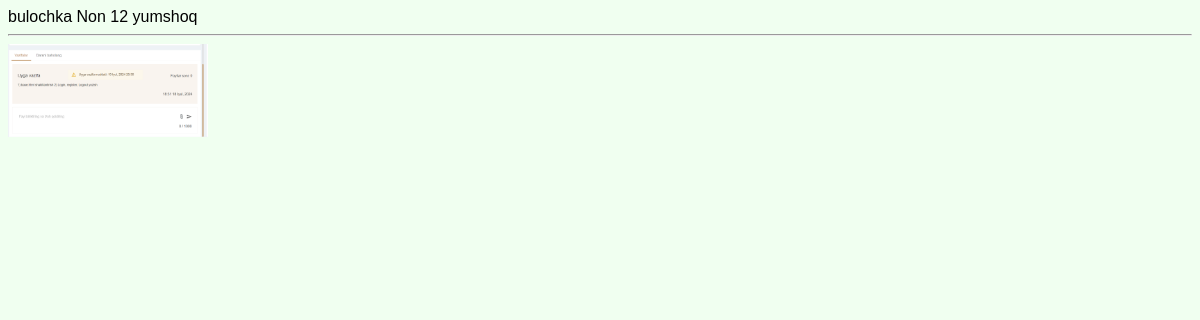
Screenshot of /main/back-office/product/detail/9/ with the database file from the repository.
### Goods/models.py (models this page shows, shortened)
class Product(models.Model):
    name:str = models.CharField(max_length=255)
    quantity:int = models.PositiveIntegerField(default=1)
    price:float = models.DecimalField(max_digits=8, decimal_places=2)
    category:Category = models.ForeignKey(Category, on_delete=models.CASCADE)
    description:str = models.TextField()

class Category(models.Model):
    name = models.CharField(max_length=255)
    generate_code = models.CharField(max_length=255, blank=True, unique=True)
    is_active = models.BooleanField(default=True)

class ProductImg(models.Model):
    product = models.ForeignKey(Product, on_delete=models.CASCADE)
    img = models.ImageField(upload_to='product-img')
    def __str__(self):
        return self.product.name

### Goods/back-office/product/views.py (the view)
# urls.py: path('detail/<int:id>/', views.detailProduct, name='detailProduct'),
def detailProduct(request, id):
    queryset = models.Product.objects.get(id=id)
    context = {}
    print(models.ProductImg.objects.filter(product=queryset))
    context['queryset'] = queryset
    context['images'] = models.ProductImg.objects.filter(product=queryset)
    return render(request, 'back-office/product/detail.html',context)

### templates/back-office/product/detail.html (shortened to what this page needs)
<!DOCTYPE html>
<html lang="en">
<head>
</head>
<body>
    {{queryset.name}}
    {{queryset.category.name}}
    {{queryset.quantity}}
    {{queryset.description}}
    <hr>
    {% for image in images %}
    <img src="{{image.img.url}}" alt="" width="200px">
    {% endfor %}
</body>
</html>

### templates/back-office/product/detail.html (style rules this page uses)
body { background-color: #f0fff0; font-family: Arial, sans-serif; }

### rows the page displays
Product: name "bulochka", category.name "Non", quantity "12", description "yumshoq"
ProductImg: img (picture)
